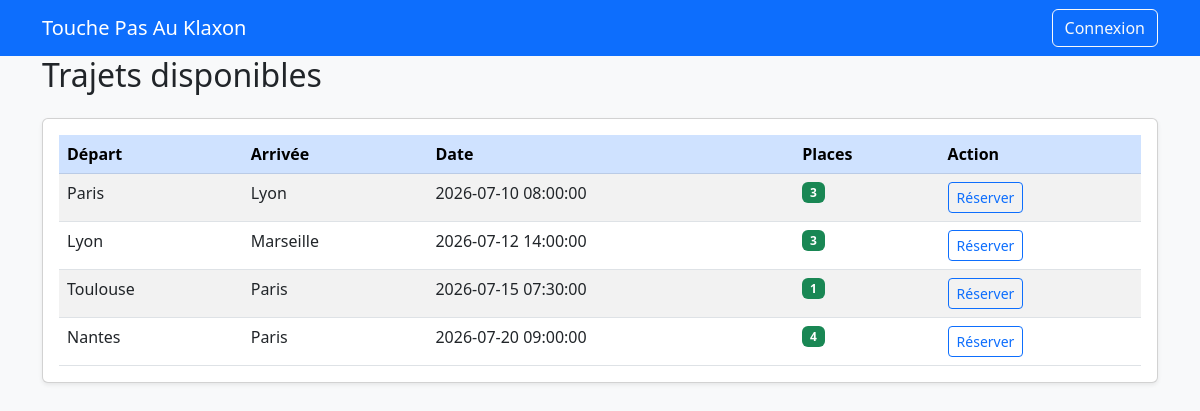
The page / on the database its author committed.
### tables this page shows
CREATE TABLE `trips` (
  `id` int(11) NOT NULL,
  `agence_depart_id` int(11) NOT NULL,
  `agence_arrivee_id` int(11) NOT NULL,
  `date_heure_depart` datetime NOT NULL,
  `date_heure_arrivee` datetime NOT NULL,
  `places_totales` int(11) NOT NULL,
  `places_disponibles` int(11) NOT NULL,
  `auteur_id` int(11) NOT NULL
);

CREATE TABLE `agencies` (
  `id` int(11) NOT NULL,
  `nom` varchar(100) NOT NULL
);

### src/Controllers/TrajetController.php (called while the page is built, shortened)
<?php
require_once __DIR__ . '/../Models/Trip.php';
class TrajetController
{
    private Trip $tripModel;
    public function __construct(PDO $db)
    {
        $this->tripModel = new Trip($db);
    }
    public function index()
    {
        $trips = $this->tripModel->findAllAvailable();
        require_once __DIR__ . '/../Views/accueil.php';
    }
}

### src/Models/Trip.php (called while the page is built, shortened)
<?php
class Trip
{
    private PDO $db;
    public function __construct(PDO $db)
    {
        $this->db = $db;
    }
    public function findAllAvailable(): array
    {
        $sql = "SELECT t.*, a1.nom as depart, a2.nom as arrivee
                FROM trips t
                JOIN agencies a1 ON t.agence_depart_id = a1.id
                JOIN agencies a2 ON t.agence_arrivee_id = a2.id
                WHERE t.places_disponibles > 0
                ORDER BY t.date_heure_depart ASC";
        return $this->db->query($sql)->fetchAll(PDO::FETCH_ASSOC);
    }
}

### src/Views/accueil.php (the view, shortened to what this page needs)
<?php
require_once __DIR__ . '/includes/header.php';
?>
<!DOCTYPE html>
<html lang="fr">
<head>
    <link href="https://cdn.jsdelivr.net/npm/bootstrap@5.3.0/dist/css/bootstrap.min.css" rel="stylesheet">
</head>
<body class="bg-light">
<div class="container">
    <h2 class="mb-4">Trajets disponibles</h2>
    <?php if (empty($trips)): ?>
        <div class="alert alert-info">
            Aucun trajet disponible pour le moment.
        </div>
    <?php else: ?>
        <div class="card shadow-sm">
            <div class="card-body">
                <table class="table table-striped table-hover mb-0">
                    <thead class="table-primary">
                        <tr>
                            <th>Départ</th>
                            <th>Arrivée</th>
                            <th>Date</th>
                            <th>Places</th>
                            <th>Action</th>
                        </tr>
                    </thead>
                    <tbody>
                        <?php foreach ($trips as $trip): ?>
                        <tr>
                            <td><?= htmlspecialchars($trip['depart']) ?></td>
                            <td><?= htmlspecialchars($trip['arrivee']) ?></td>
                            <td><?= htmlspecialchars($trip['date_heure_depart']) ?></td>
                            <td>
                                <span class="badge bg-success"><?= htmlspecialchars($trip['places_disponibles']) ?></span>
                            </td>
                            <td>
                                <a href="index.php?page=details&id=<?= $trip['id'] ?>" class="btn btn-sm btn-outline-primary">Réserver</a>
                            </td>
                        </tr>
                        <?php endforeach; ?>
                    </tbody>
                </table>
            </div>
        </div>
    <?php endif; ?>
</div>
</body>
</html>
</html>

### public/index.php (shortened to what this page needs)
<?php
$db = require_once __DIR__ . '/../config/database.php';
require_once __DIR__ . '/../src/Controllers/TrajetController.php';
$page = $_GET['page'] ?? 'home';
switch ($page) {
    case 'home':
        $controller = new TrajetController($db);
        $controller->index();
        break;
}

### src/Views/includes/header.php
<?php
$isLogged = isset($_SESSION['user']) && !empty($_SESSION['user']);
$prenom = $_SESSION['user']['prenom'] ?? 'Utilisateur';
$nom = $_SESSION['user']['nom'] ?? '';
?>
<nav class="navbar navbar-expand-lg navbar-dark bg-primary">
    <div class="container">
        <a class="navbar-brand" href="index.php?page=home">Touche Pas Au Klaxon</a>
        <div class="d-flex">
            <?php if ($isLogged): ?>
                <span class="navbar-text text-white me-3">
                    Bonjour, <?= htmlspecialchars($prenom . ' ' . $nom) ?>
                </span>
                <a href="index.php?page=create" class="btn btn-outline-light me-2">Proposer un trajet</a>
                <a href="index.php?page=logout" class="btn btn-danger">Déconnexion</a>
            <?php else: ?>
                <a href="index.php?page=login" class="btn btn-outline-light">Connexion</a>
            <?php endif; ?>
        </div>
    </div>
</nav>

### rows shown on the page
trips: agence_depart.nom "Paris", agence_arrivee.nom "Lyon", date_heure_depart "2026-07-10 08:00:00", places_disponibles "3"
trips: agence_depart.nom "Lyon", agence_arrivee.nom "Marseille", date_heure_depart "2026-07-12 14:00:00", places_disponibles "3"
trips: agence_depart.nom "Toulouse", agence_arrivee.nom "Paris", date_heure_depart "2026-07-15 07:30:00", places_disponibles "1"
trips: agence_depart.nom "Nantes", agence_arrivee.nom "Paris", date_heure_depart "2026-07-20 09:00:00", places_disponibles "4"
